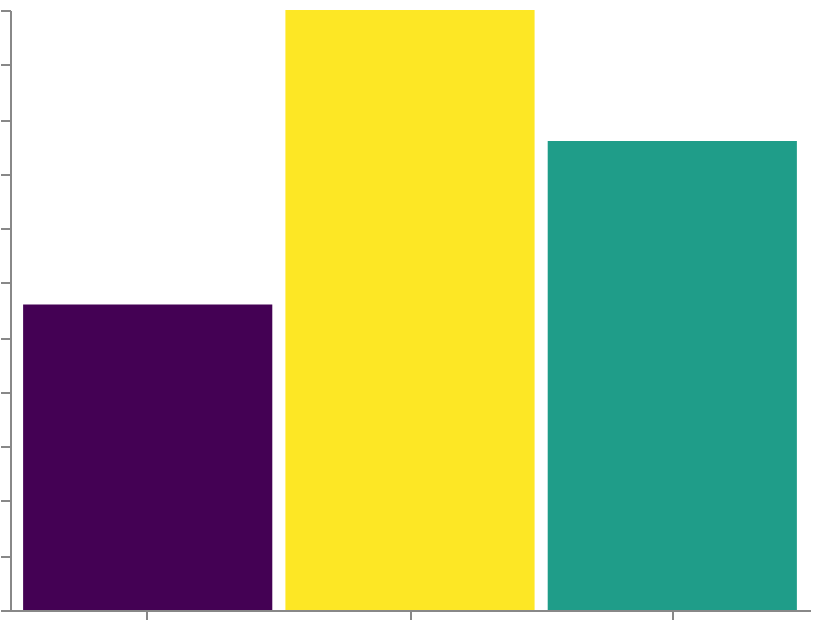

Here is the Vega-Lite specification saved for this chart:
### Vega specification from a JSON file in a GitHub repository (floating-point values rounded to 4 significant figures)
{"$schema": "https://vega.github.io/schema/vega/v6.json", "width": 400, "height": 300, "padding": 5, "autosize": "none", "data": [{"name": "table", "values": [{"a": "A", "b": 28}, {"a": "B", "b": 55}, {"a": "C", "b": 43}]}], "scales": [{"name": "xscale", "type": "band", "domain": {"data": "table", "field": "a"}, "range": "width", "padding": 0.05}, {"name": "yscale", "type": "linear", "domain": {"data": "table", "field": "b"}, "nice": true, "range": "height"}, {"name": "cs", "type": "linear", "domain": {"data": "table", "field": "b"}, "range": {"scheme": "viridis"}}], "legends": [{"fill": "cs", "orient": "bottom", "title": "Values", "direction": "horizontal", "gradientLength": 120, "symbolType": "circle"}], "axes": [{"orient": "bottom", "scale": "xscale", "labels": false}, {"orient": "left", "scale": "yscale", "labels": false}], "marks": [{"type": "rect", "from": {"data": "table"}, "encode": {"update": {"x": {"scale": "xscale", "field": "a"}, "width": {"scale": "xscale", "band": 1}, "y": {"scale": "yscale", "field": "b"}, "y2": {"scale": "yscale", "value": 0}, "fill": {"scale": "cs", "field": "b"}}}}]}
